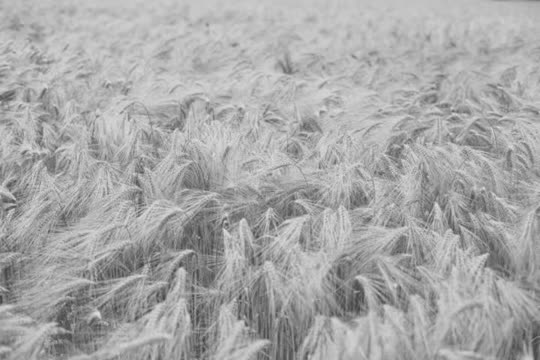
#> input picture operaciones_pixel_a_pixel/BajoContrasteGrises.jpg, 540 x 360 px
$ python punto_3.py
#> lines starting #> are read from the running program, lines starting #| are printed output that depends on the picture
import cv2 as cv
import numpy as np
from numpy._typing import NDArray


def read_images() -> tuple[np.ndarray, np.ndarray, np.ndarray]:
    image1 = cv.imread("BajoContrasteGrises.jpg")
#> image1 is the input picture: shape (360, 540, 3); min 63, max 226, mean 167.8
    image2 = cv.imread("SobreeExpuestaGrises.jpg")
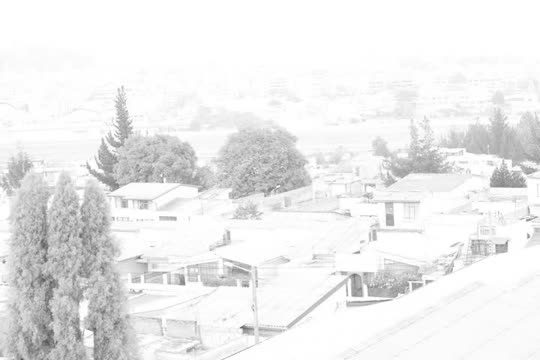
#> input picture operaciones_pixel_a_pixel/SobreeExpuestaGrises.jpg, 540 x 360 px
#> image2 is the input picture: shape (360, 540, 3); min 83, max 255, mean 235.9
    image3 = cv.imread("SubexpuestaGrises.jpg")
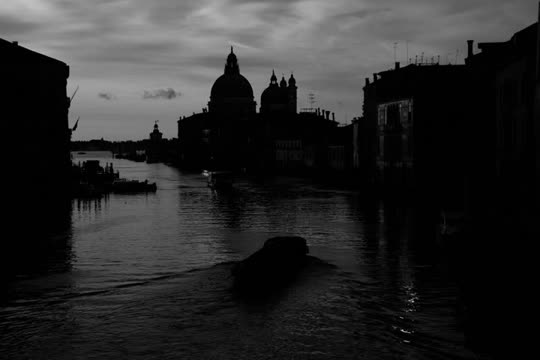
#> input picture operaciones_pixel_a_pixel/SubexpuestaGrises.jpg, 540 x 360 px
#> image3 is the input picture: shape (360, 540, 3); min 0, max 192, mean 42.9

    return image1, image2, image3


def print_images(image1, image2, image3) -> None:
    cv.imshow("image1", image1)
    cv.imshow("image2", image2)
    cv.imshow("image3", image3)


def gamma_correction(src: np.ndarray, gamma: float) -> np.ndarray:
    if gamma == 0:
        gamma = 0.00000001

    gamma_inv = 1 / gamma

    table = [((i / 255) ** gamma_inv) * 255 for i in range(256)]
    table = np.array(table, np.uint8)

    return cv.LUT(src, table)


def on_change(slider_gamma: int):
    gamma: NDArray[np.float64] = np.interp(slider_gamma, [0, 1000], [0, 4])

    image1, image2, image3 = read_images()

    image1 = gamma_correction(image1, float(gamma))
    image2 = gamma_correction(image2, float(gamma))
    image3 = gamma_correction(image3, float(gamma))

    print_images(image1, image2, image3)


def main():
    image1, image2, image3 = read_images()

    print_images(image1, image2, image3)

    cv.createTrackbar("slider", "image1", 0, 1000, on_change)

    while True:
        k = cv.waitKey(0) & 0xFF
#> (key Esc is pressed here)
        if k == 27:
            cv.destroyAllWindows()
            break


if __name__ == "__main__":
    main()
